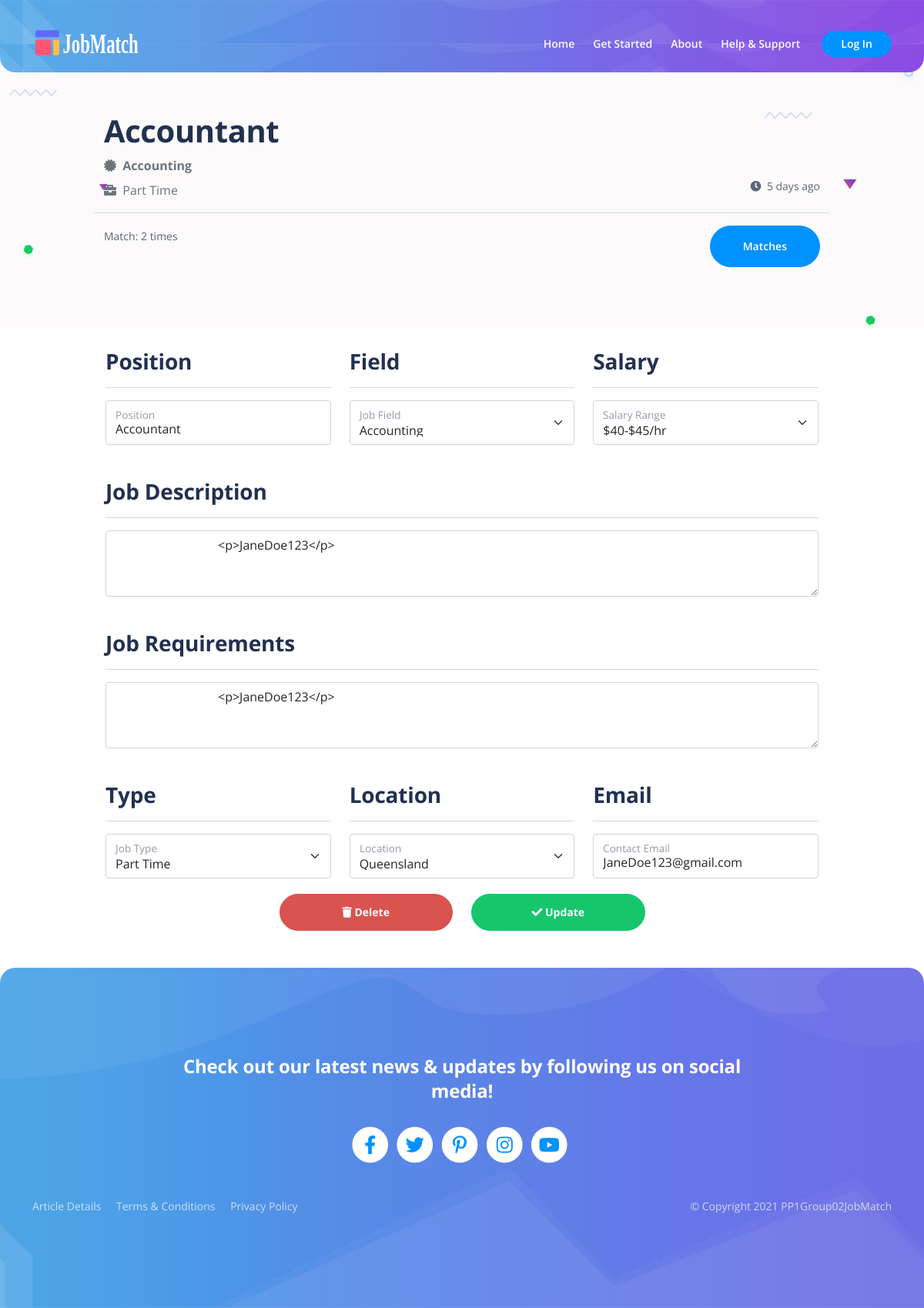
The page /view/employer_view_post.php?id=8 on the database its author committed.
### tables this page shows
CREATE TABLE `jobpost` (
  `id` int(11) NOT NULL,
  `position` text NOT NULL,
  `field` text NOT NULL,
  `salary` text NOT NULL,
  `type` text NOT NULL,
  `description` text NOT NULL,
  `requirements` text NOT NULL,
  `location` text NOT NULL,
  `employer` text NOT NULL,
  `contact` text NOT NULL,
  `date` timestamp NOT NULL DEFAULT current_timestamp()
);

### controller/matchmaking_controller.php (called while the page is built, shortened)
<?php
class MatchmakingController {
    public function getJobPostByID($jobID) {
        require_once '../model/matchmaking_model.php';
        include '../model/db_connection.php';
        $mmm = new MatchmakingModel();
        return $mmm->getJobPostByID($db, $jobID);
    }
}

### model/matchmaking_model.php (called while the page is built, shortened)
<?php
class MatchmakingModel {
	public function getJobPostByID($db, $jobID) {
		require_once '../model/job_object.php';
		$query = "SELECT * FROM jobpost WHERE id='$jobID'";
		$result = $db->query($query);
		$row = $result->fetch_assoc();
		$totalMatches = $this->countJobMatches($db, $jobID);
		$timeElapsed = $this->getTimeElapsed($row['date']);
		$jobPost = new JobPost($row['id'], $row['position'], $row['field'], $row['salary'], $row['type'], $row['description'], $row['requirements'], $row['location'], $row['employer'], $row['contact'], $totalMatches, $timeElapsed);
		return $jobPost;
	}
	public function countJobMatches($db, $jobID) {
		$result = $db->query("SELECT COUNT(*) as totalmatches FROM jobmatch WHERE jobPostID='$jobID'");
		$row = $result->fetch_assoc();
		$countJobMatches = $row['totalmatches'];
		return $countJobMatches;
	}
	function getTimeElapsed($date, $tense = 'ago') {
		static $periods = array('year', 'month', 'day', 'hour', 'minute', 'second');
		$now  = new DateTime('now');
		$date = new DateTime($date);
		$diff = $now->diff($date)->format('%y %m %d %h %i %s');
		$diff = explode(' ', $diff);
		$diff = array_combine($periods, $diff);
		$diff = array_filter($diff);
		$period = key($diff);
		$value  = current($diff);
		if (!$value) {
			$period = 'seconds';
			$value  = 0;
		} else {
			if ($value > 1) {
				$period .= 's';
			}
		}
		return "$value $period $tense";
	}
}

### model/job_object.php (called while the page is built, shortened)
<?php
class JobPost{
    public function __construct($id, $position, $field, $salary, $type, $description, $requirements, $location, $employer, $contact, $matches, $date) {
        $this->position = $position;
        $this->field = $field;
        $this->salary = $salary;
        $this->type = $type;
        $this->description = $description;
        $this->requirements = $requirements;
        $this->location = $location;
        $this->contact = $contact;
        $this->matches = $matches;
        $this->date = $date;
    }
}

### view/employer_view_post.php (the view, shortened to what this page needs)
<?php
$id = $_GET['id'];
require_once '../controller/matchmaking_controller.php';
$mmc = new MatchmakingController();
$jobpost = $mmc->getJobPostByID($id);
?>
<!DOCTYPE html>
<html lang="en">
<head>
    <?php
    require_once("component/header.php");
    ?>
</head>
<body data-bs-spy="scroll" data-bs-target="#navbarExample" class="text-center">
    <?php
    require_once("component/navbar.php");
    ?>
    <header id="ex-header" class="ex-header">
        <div class="container">
            <div class="col-xl-10 offset-xl-1">
                <div class="text-start">
                    <h1><?php echo "$jobpost->position"; ?></h1>
                </div>
                <div class="row">
                    <div class="col text-start">
                        <h6 class="text-muted"><?php echo "<i class='fa fa-certificate' aria-hidden='true'></i>&nbsp; $jobpost->field"; ?></h6>
                        <p class="text-muted"><?php echo "<i class='fa fa-briefcase' aria-hidden='true'></i>&nbsp; $jobpost->type"; ?></p>
                    </div>
                    <div class="col text-end mt-4">
                        <small><?php echo "<i class='fa fa-clock' aria-hidden='true'></i>&nbsp; $jobpost->date"; ?></small>
                    </div>
                    <hr>
                </div>
                <div class="row">
                    <div class="col text-start"><small>Match: <?php echo "$jobpost->matches"; ?> times</small></div>
                    <div class="col text-end">
                        <form action='employer_view_matches.php' method='GET'>
                            <button type='submit' class='btn btn-solid-lg'>Matches</button>
                        </form>
                    </div>
                </div>
            </div>
        </div>
    </header>
    <div class="ex-basic-1 pt-4 mb-5">
        <div class="container">
            <div class="row">
                <div class="col-xl-10 offset-xl-1 text-start">
                    <form method="POST">
                        <div class="row">
                            <div class="col">
                                <h3 class="mb-3">Position</h3>
                                <hr>
                            </div>
                            <div class="col">
                                <h3 class="mb-3">Field</h3>
                                <hr>
                            </div>
                            <div class="col">
                                <h3 class="mb-3">Salary</h3>
                                <hr>
                            </div>
                        </div>
                        <div class="row">
                            <div class="col">
                                <div class="form-floating mb-3">
                                    <?php echo "<input type='text' class='form-control' id='positionInput' placeholder='Position' name=' position' pattern='^[a-zA-Z, ]+$' title='Must contain only letters' value='$jobpost->position' required>"; ?>
                                    <label for="positionInput">Position</label>
                                </div>
                            </div>
                            <div class="col">
                                <div class="form-floating mb-3">
                                    <select class="form-select mb-3" aria-label=".form-select-lg example" id="fieldOfExpertise-form" name="field" required>
                                        <?php echo "<option readonly selected value='$jobpost->field'>$jobpost->field</option>"; ?>
                                    </select>
                                    <label for="fieldOfExpertise-form">Job Field</label>
                                </div>
                            </div>
                            <div class="col">
                                <div class="form-floating mb-3">
                                    <select class="form-select mb-3" aria-label=".form-select-lg example" id="salary-field" name="salary" required>
                                        <?php echo "<option readonly selected value='$jobpost->salary'>$jobpost->salary</option>"; ?>
                                    </select>
                                    <label for="salary-field">Salary Range</label>
                                </div>
                            </div>
                        </div><br>
                        <div class="form-group mb-3">
                            <h3 class="mb-3">Job Description</h3>
                            <hr>
                            <textarea class="form-control" id="descriptionTextArea" placeholder="Description" name="description" rows="3" required>
                                <?php echo htmlspecialchars_decode($jobpost->description) ?>
                            </textarea>
                        </div><br>
                        <div class="form-group mb-3">
                            <h3 class="mb-3">Job Requirements</h3>
                            <hr>
                            <textarea class="form-control" id="requirementsTextArea" placeholder="Requirements" name="requirements" rows="3" required>
                                <?php echo htmlspecialchars_decode($jobpost->requirements) ?>
                            </textarea>
                        </div><br>
                        <div class="row">
                            <div class="col">
                                <h3 class="mb-3">Type</h3>
                                <hr>
                            </div>
                            <div class="col">
                                <h3 class="mb-3">Location</h3>
                                <hr>
                            </div>
                            <div class="col">
                                <h3 class="mb-3">Email</h3>
                                <hr>
                            </div>
                        </div>
                        <div class="row">
                            <div class="col">
                                <div class="form-floating mb-3">
                                    <select class="form-select mb-3" aria-label=".form-select-lg example" id="job-type-field" name="type" required>
                                        <?php echo "<option readonly selected value='$jobpost->type'>$jobpost->type</option>"; ?>
                                    </select>
                                    <label for="job-type-field">Job Type</label>
                                </div>
                            </div>
                            <div class="col">
                                <div class="form-floating mb-3">
                                    <select class="form-select mb-3" aria-label=".form-select-lg example" id="location-field" name="location" required>
                                        <?php echo "<option readonly selected value='$jobpost->location'>$jobpost->location</option>"; ?>
                                    </select>
                                    <label for="location-field">Location</label>
                                </div>
                            </div>
                            <div class="col">
                                <div class="form-floating mb-3">
                                    <?php echo "<input type='email' value='$jobpost->contact' class='form-control' id='contactInput' placeholder='Contact' name='contact' pattern='[a-zA-Z0-9.-_]{1,}@[a-zA-Z.-]{2,}[.]{1}[a-zA-Z]{2,}' title='Must contain email format E.g. johndoe@mail.com' required>"; ?>
                                    <label for="contactInput">Contact Email</label>
                                </div>
                            </div>
                        </div>
                        <div class="row">
                            <div class="col text-end">
                                <button class="btn btn-danger-sm mt-1 w-50 fw-bolder" type="submit" name="delete" onclick="javascript:return confirm('Are you sure you want to delete your post?');"><i class="fa fa-trash" aria-hidden="true"></i> Delete</button>
                            </div>
                            <div class="col text-start">
                                <button class="btn btn-success-sm mt-1 w-50 fw-bolder" type="submit" name="update"><i class="fa fa-check" aria-hidden="true"></i> Update</button>
                            </div>
                        </div>
                    </form>
                </div>
            </div>
        </div>
    </div>
    <?php
    require_once("component/footer.php");
    ?>
</body>
</html>

### css/styles.css (style rules this page uses)
body, html { width: 100%; height: 100%; }
body, p { color: #5e6576; font: 400 1rem/1.625rem "Open Sans", sans-serif; }
h1 { color: #223150; font-weight: 700; font-size: 2.5rem; line-height: 3.25rem; letter-spacing: -0.4px; }
h3 { color: #223150; font-weight: 700; font-size: 1.75rem; line-height: 2.25rem; letter-spacing: -0.2px; }
h6 { color: #223150; font-weight: 700; font-size: 1rem; line-height: 1.375rem; }
.btn-solid-lg { display: inline-block; padding: 1.625rem 2.625rem 1.625rem 2.625rem; border: 1px solid #0092ff; border-radius: 30px; background-color: #0092ff; color: #ffffff; font-weight: 600; font-size: 0.875rem; line-height: 0; text-decoration: none; transition: all 0.2s; }
.btn-success-sm { display: inline-block; padding: 1rem 1.5rem 1rem 1.5rem; border: 1px solid #16c66d; border-radius: 30px; background-color: #16c66d; color: #ffffff; font-weight: 600; font-size: 0.875rem; line-height: 0; text-decoration: none; transition: all 0.2s; }
.btn-danger-sm { display: inline-block; padding: 1rem 1.5rem 1rem 1.5rem; border: 1px solid #d9534f; border-radius: 30px; background-color: #d9534f; color: #ffffff; font-weight: 600; font-size: 0.875rem; line-height: 0; text-decoration: none; transition: all 0.2s; }
.form-group { position: relative; margin-bottom: 1.25rem; }
.ex-header { padding-top: 8rem; padding-bottom: 4em; background: url('../images/header-background.jpg') repeat-x scroll top transparent; width: 100%; background-size: 100%; overflow: hidden; }
.ex-header { padding-top: 9rem; padding-bottom: 5rem; background-color: #fcfafb; }
@media (min-width: 1200px) { .container { max-width: 1140px; } }

### rows shown on the page
jobpost: position "Accountant", field "Accounting", type "Part Time", date "5 days ago", salary "$40-$45/hr", description "<p>JaneDoe123</p>", requirements "<p>JaneDoe123</p>", location "Queensland", contact "JaneDoe123@gmail.com"

### other values the page prints
$jobpost->matches "2"
